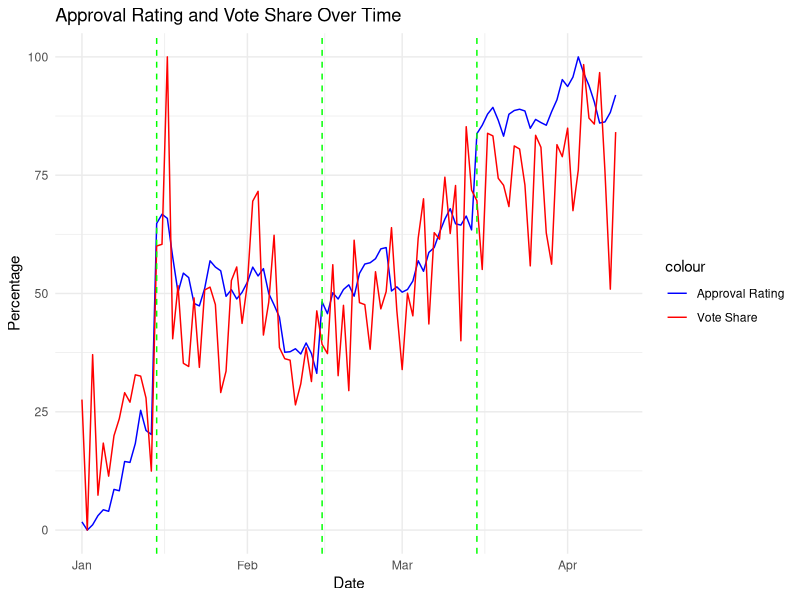

Write R code to recreate this figure.
## ---- chunk 1
install.packages("tidyverse")
install.packages("lubridate")
## ---- chunk 2
# Load necessary libraries
library(tidyverse)
library(lubridate)

# Simulate data
set.seed(42) # For reproducibility
dates <- seq(as.Date("2024-01-01"), as.Date("2024-04-10"), by="day")
n <- length(dates)

# Generate approval rating and vote share with initial values and standard deviation for daily change
approval_rating <- cumsum(rnorm(n, mean=0, sd=5)) / 10
vote_share <- approval_rating + rnorm(n, mean=0, sd=2) # Somewhat correlated

# Introduce spikes for debates
debate_dates <- as.Date(c('2024-01-15', '2024-02-15', '2024-03-15'))
for (date in debate_dates) {
  idx <- which(dates == date)
  approval_rating[idx:length(approval_rating)] <- approval_rating[idx:length(approval_rating)] + rnorm(1, 5, 2)
  vote_share[idx:length(vote_share)] <- vote_share[idx:length(vote_share)] + rnorm(1, 3, 1)
}

# Normalize to keep within 0-100 range and simulate percentage
approval_rating <- (approval_rating - min(approval_rating)) / (max(approval_rating) - min(approval_rating)) * 100
vote_share <- (vote_share - min(vote_share)) / (max(vote_share) - min(vote_share)) * 100

data <- tibble(Date = dates, `Approval Rating (%)` = approval_rating, `Vote Share (%)` = vote_share)

# Plot
ggplot(data, aes(x = Date)) +
  geom_line(aes(y = `Approval Rating (%)`, color = "Approval Rating")) +
  geom_line(aes(y = `Vote Share (%)`, color = "Vote Share")) +
  geom_vline(xintercept = as.numeric(debate_dates), linetype="dashed", color="green") +
  scale_color_manual(values = c("Approval Rating" = "blue", "Vote Share" = "red")) +
  labs(title = "Approval Rating and Vote Share Over Time",
       y = "Percentage") +
  theme_minimal()

# Tests
# Test 1: Check if all values are within 0-100 range
test1 <- all(data$`Approval Rating (%)` >= 0 & data$`Approval Rating (%)` <= 100) &&
  all(data$`Vote Share (%)` >= 0 & data$`Vote Share (%)` <= 100)

# Test 2: Check for any missing dates
test2 <- n == nrow(data)

# Test 3: Check if approval rating and vote share are somewhat correlated
test3 <- cor(data$`Approval Rating (%)`, data$`Vote Share (%)`) > 0.5

# Test 4: Check for increases on debate dates
test4 <- map_lgl(debate_dates, ~{
  idx <- which(data$Date == .x)
  if (idx > 1) {
    return(data$`Approval Rating (%)`[idx] > data$`Approval Rating (%)`[idx - 1] &&
             data$`Vote Share (%)`[idx] > data$`Vote Share (%)`[idx - 1])
  } else {
    return(TRUE)
  }
})

# Test 5: Check for no negative values
test5 <- all(data$`Approval Rating (%)` >= 0) && all(data$`Vote Share (%)` >= 0)

list(test1 = test1, test2 = test2, test3 = test3, test4 = all(test4), test5 = test5)

